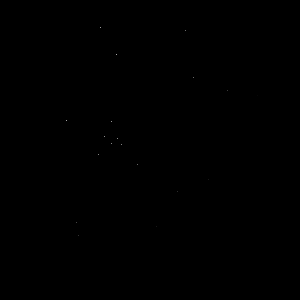
Frame 1 (no input)
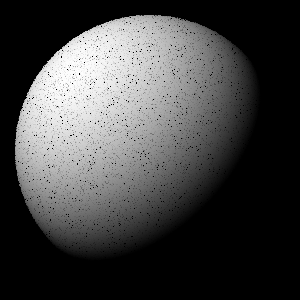
Frame 60 (the mouse pressed at the canvas centre just before this capture)
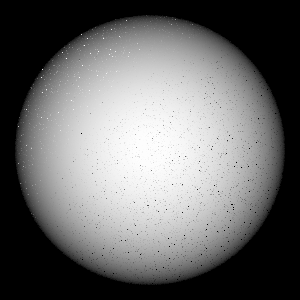
Frame 120 (the mouse held since frame 60 and released just before this capture)

The Processing sketch that drew these frames (run headless with seeded random() and noise(); from frame 60 on, the mouse is pressed at the canvas centre):

// Processing sketch: Shade
// ── Shade.pde
float ray(PVector from, PVector to, PVector L) {
  /*
  x^2+y^2+z^2 = r^2
  (x, y, z) = from + t(to - from)
            = P + tQ
            = (Px + tQx, Py + tQy, Pz + tQz)
    Px^2+2tPxQx+(tQx)^2
  + Py^2+2tPyQy+(tQy)^2
  + Pz^2+2tPzQz+(tQz)^2 = r^2
  = (Qx^2+Qy^2+Qz^2)t^2
    + 2(PxQx+PyQy+PzQz)t
    + Px^2+Py^2+Pz^2
  = (|Q|^2)t^2 + 2(P・Q)t + |P|^2
  (|Q|^2)t^2 + 2(P・Q)t + (|P|^2-r^2) = 0
  t = (-b±sqrt(b^2-4ac))/2a
  */
  float r = 1;
  PVector P = from;
  PVector Q = PVector.sub(to, from);
  float a = Q.magSq();
  float b = 2*P.dot(Q);
  float c = P.magSq() - sq(r);
  float det = sq(b) - 4*a*c;
  if (det < 0) {
    return 0;
  }
  float d = sqrt(det);
  float t = min((-b+d)/(2*a), (-b-d)/(2*a));
  float x = P.x + t*Q.x;
  float y = P.y + t*Q.y;
  float z = P.z + t*Q.z;
  
  PVector N = new PVector(x, y, z);
  N.normalize();
  return L.dot(N);
}

void setup() {
  size(300, 300);
  background(0);
}

void drawPoint() {
  float px = random(width);
  float py = random(height);
  float x = map(px, 0, width, -1, 1);
  float y = map(py, 0, height, 1, -1);
  PVector from = new PVector(0, 0, -100);
  PVector to = new PVector(x, y, -10);
  PVector L = new PVector(map(mouseX, 0, width, -1, 1),
                          map(mouseY, 0, height, 1, -1),
                          -1);
  L.normalize();
  float b = ray(from, to, L);
  stroke(255*b);
  point(px, py);
}

void draw() {
  int start = millis();
  while (millis() - start < 15) {
    drawPoint();
  }
}
